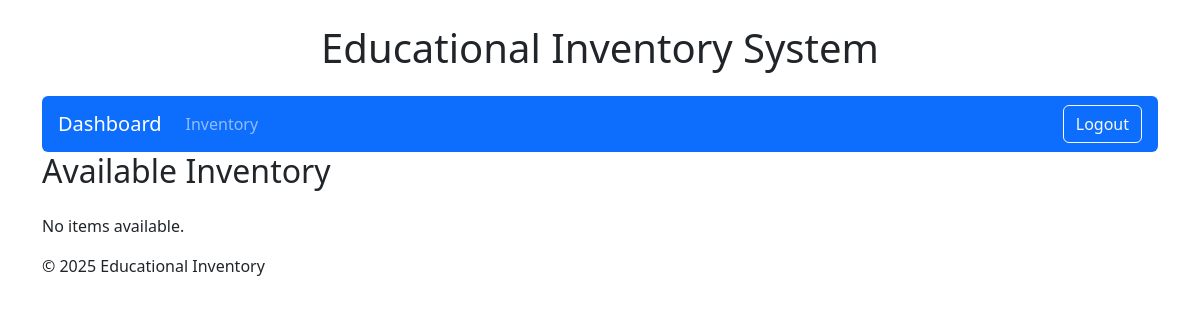
Before: /inventory/ (signed in) with the older database file.
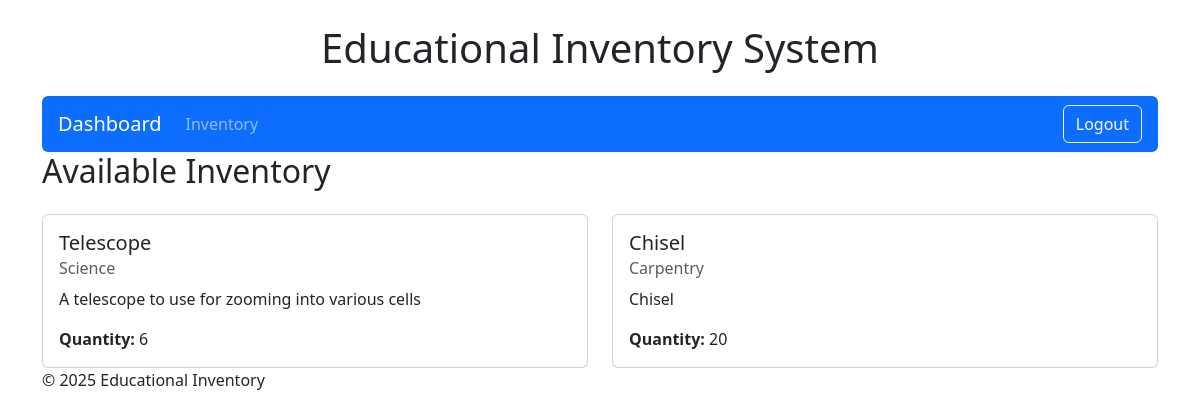
After: the same page with the newer database file.
### inventory/models.py (models this page shows, shortened)
class Item(models.Model):
    name = models.CharField(max_length=100)
    description = models.TextField(blank=True)
    category = models.ForeignKey(Category, on_delete=models.CASCADE)
    quantity = models.PositiveIntegerField()

class Category(models.Model):
    name = models.CharField(max_length=100)

### inventory/views.py (the view)
# urls.py: path('inventory/', views.item_list, name='item_list'),
@login_required
def item_list(request):
    items = Item.objects.all()
    return render(request, 'inventory/item_list.html', {'items': items})

### inventory/templates/inventory/item_list.html (shortened to what this page needs)
{% extends 'inventory/base.html' %}
{% block content %}
<h2 class="mb-4">Available Inventory</h2>
<div class="row row-cols-1 row-cols-md-2 g-4">
  {% for item in items %}
    <div class="col">
      <div class="card h-100">
        <div class="card-body">
          <h5 class="card-title">{{ item.name }}</h5>
          <h6 class="card-subtitle mb-2 text-muted">{{ item.category.name }}</h6>
          <p class="card-text">{{ item.description }}</p>
          <p class="card-text"><strong>Quantity:</strong> {{ item.quantity }}</p>
        </div>
      </div>
    </div>
  {% empty %}
    <p>No items available.</p>
  {% endfor %}
</div>
{% endblock %}

Changed rows visible on the page:
added Item: name "Telescope", category.name "Science", description "A telescope to use for zooming into various cells", quantity "6"
added Item: name "Chisel", category.name "Carpentry", description "Chisel", quantity "20"
Other visible differences:
text no longer shown: "No items available."
